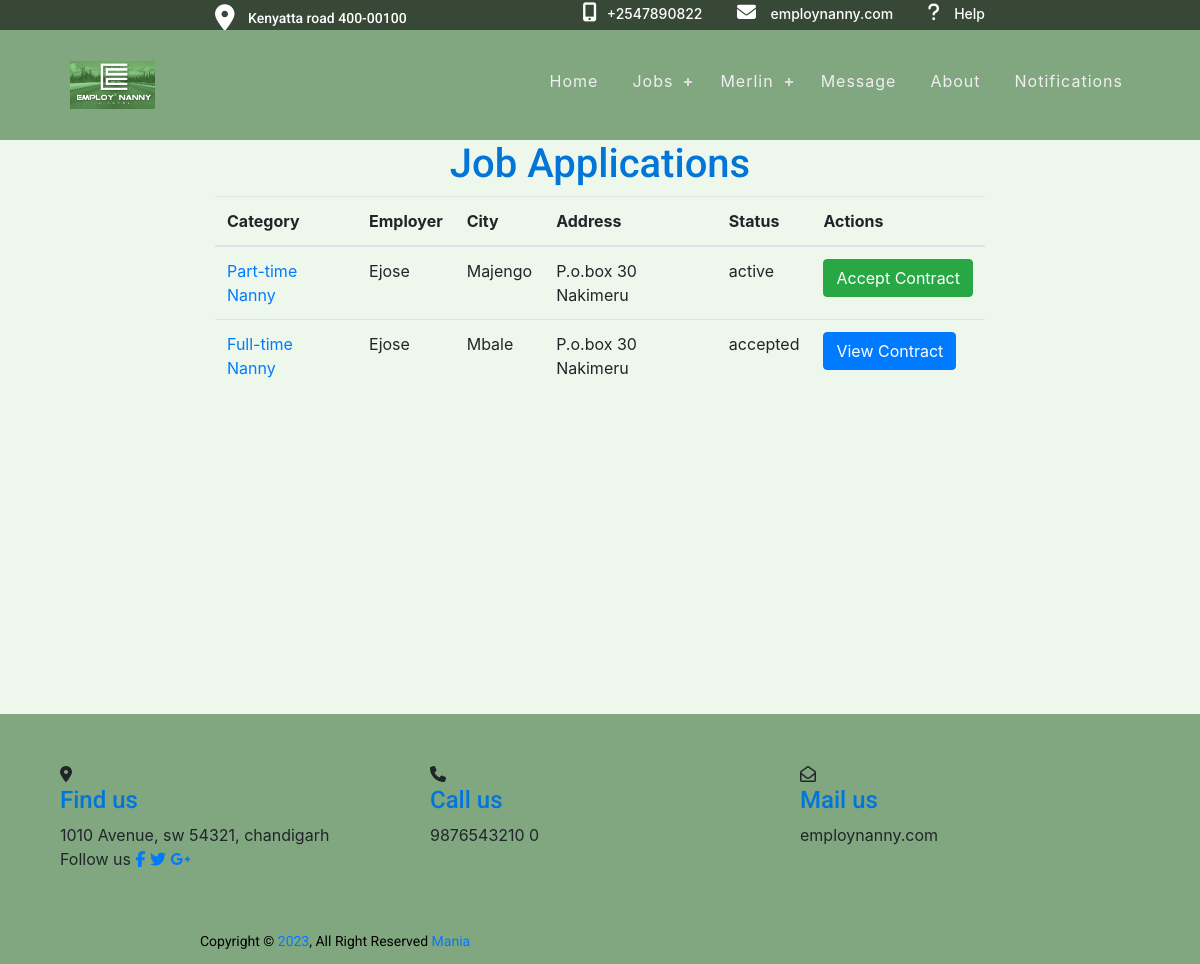
Page /job_application_status (signed in) on the earlier database version.
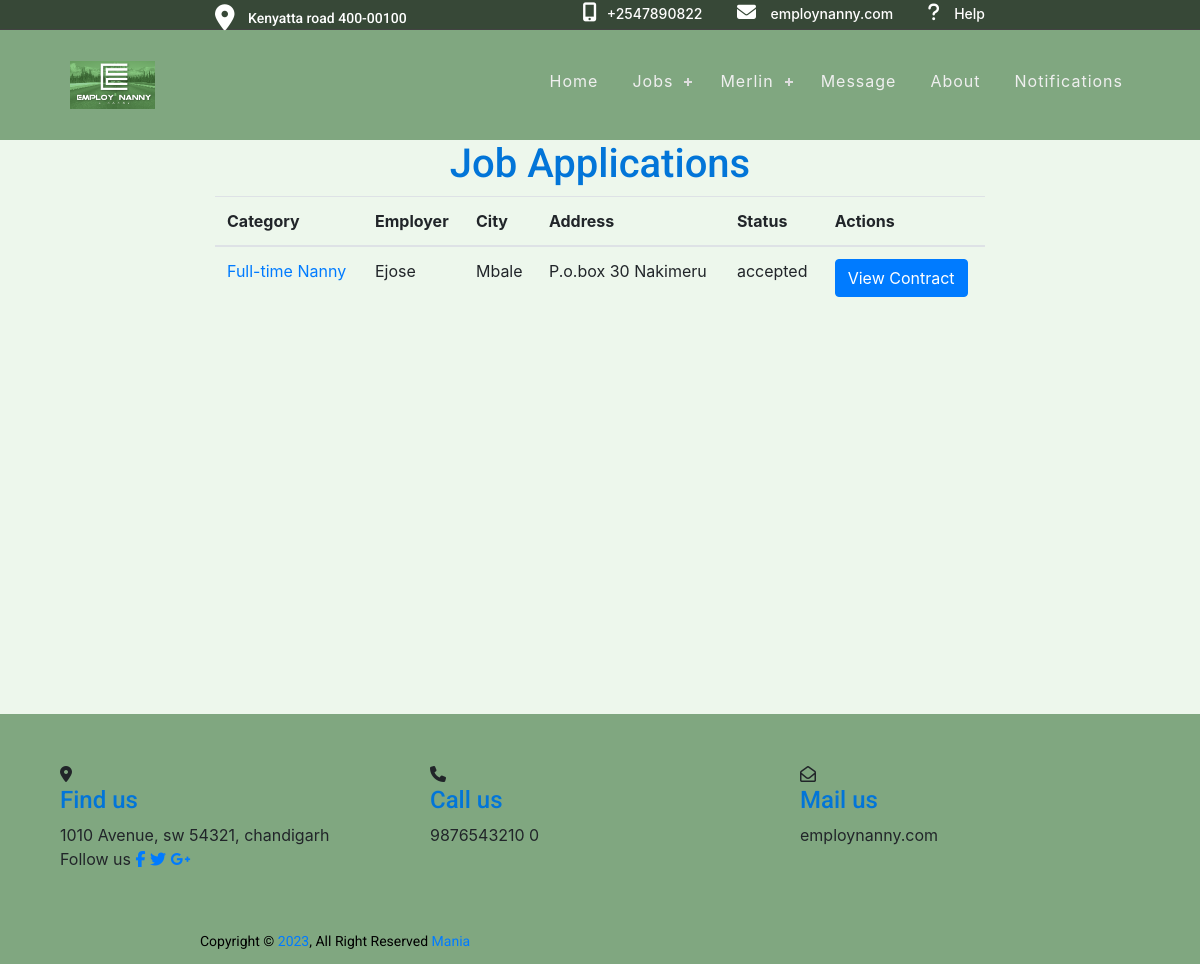
Same page on the later database version.
### jobapp/models.py (models this page shows, shortened)
class JobApplication(models.Model):
    job = models.ForeignKey(jobModel, on_delete=models.CASCADE)
    nanny = models.ForeignKey(NannyDetails, on_delete=models.CASCADE)
    status = models.CharField(
        max_length=20, choices=JOB_STATUS, default='pending')
    notes = models.TextField(blank=True)

class jobModel(models.Model):
    employer = models.ForeignKey(User, on_delete=models.CASCADE)
    category = models.CharField(max_length=100, choices=CATEGORIES)
    city = models.CharField(max_length=100)
    addresss = models.CharField(max_length=100)
    salary = models.CharField(max_length=100)
    language = models.CharField(max_length=100)
    nanny_age = models.CharField(max_length=100, choices=AGE_GROUP_CHOICES)
    hours_per_day = models.IntegerField(default=2)
    start_date = models.DateField()
    years_of_experience = models.IntegerField(default=0)
    duration = models.CharField(max_length=100, choices=CONTRACT_DURATION)
    date_posted = models.DateTimeField(auto_now_add=True)
    job_description = models.TextField(blank=True)
    days_off = models.CharField(
        max_length=100, choices=DAYS_OFF_CHOICES, default='Every weekend')
    leave_available = models.BooleanField(choices=LEAVE_CHOICES, default=False)
    vacation_days_per_year = models.CharField(
        max_length=100, choices=VACATION_CHOICES, default='Two weeks')

### jobapp/views.py (the view)
# urls.py: path("job_application_status", views.application_status,
@ login_required
def application_status(request):
    try:
        nanny = request.user.nannydetails
    except NannyDetails.DoesNotExist:
        return redirect('nannyDetails')
    job_applications = JobApplication.objects.filter(nanny=nanny)
    context = {"job_applications": job_applications}
    for job_application in job_applications:
        contract = None
        try:
            contract = ContractModel.objects.get(
                job=job_application.job, nanny=nanny)
        except ContractModel.DoesNotExist:
            pass
        job_application.contract = contract
        context["contract"] = contract
    return render(request, 'jobapp/application_status.html', context)

### jobapp/templatetags/jobapp_tags.py (called while the page is built)
@register.filter(name='has_group')
def has_group(user, group_name):
    return user.groups.filter(name=group_name).exists()

### jobapp/templates/jobapp/application_status.html (shortened to what this page needs)
{% extends 'jobapp/base.html' %}
{% block content %}
<div class="container status-height">
  <h1>Job Applications</h1>
  {% if job_applications %}
    <table class="table">
      <thead>
        <tr>
          <th>Category</th>
          <th>Employer</th>
          <th>City</th>
          <th>Address</th>
          <th>Status</th>
          <th>Actions</th>
        </tr>
      </thead>
      <tbody>
        {% for job_application in job_applications %}
          <tr>
            <td><a href="{% url 'job_detail' job_id=job_application.job.id %}">{{ job_application.job.category }}</a></td>
            <td>{{ job_application.job.employer.username }}</td>
            <td>{{ job_application.job.city }}</td>
            <td>{{ job_application.job.addresss }}</td>
            <td>{{ job_application.status }}</td>
            <td>
              {% if job_application.contract %}
{% if job_application.status in 'terminated,canceled,rejected' %}
              <a href="{% url 'delete_job_application' job_application_id=job_application.id %}" class="btn btn-danger">Delete</a>
                {% elif job_application.status == 'active' %}
                  <a href="{% url 'accept_contract' contract_id=job_application.contract.id %}" class="btn btn-success">Accept Contract</a>
                                  {% elif job_application.status == 'accepted' %}
                  <a href="{% url 'view_contract' contract_id=job_application.contract.id %}" class="btn btn-primary">View Contract</a>
                {% endif %}
              {% endif %}
            </td>
          </tr>
        {% endfor %}
      </tbody>
    </table>
  {% else %}
    <p>You haven't applied for any jobs yet.</p>
  {% endif %}
</div>
{% endblock content %}

### jobapp/templates/jobapp/base.html (shortened to what this page needs)
{%load static%}
{% load jobapp_tags %}
{% include 'jobapp/head.html'%}
<link rel="stylesheet" href="{%static 'css/base.css'%}"/>
<link rel="stylesheet" href="{% static 'css/registration.css' %}"/>
<link rel="stylesheet" href="{% static 'css/header.css' %}"/>
<link rel="stylesheet" href="{% static 'css/home.css' %}"/>
<link rel="stylesheet" href="{% static 'css/base.css' %}"/>
<link rel="stylesheet" href="{% static 'css/nannyDetails.css' %}"/>
<link rel="stylesheet" href="{% static 'css/chat.css' %}"/>
<link rel="stylesheet" href="{% static 'css/loading.css' %}">
<link rel="stylesheet" href="{% static 'css/aboutus.css' %}">
<link rel="stylesheet" href="{% static 'css/nanny.css' %}">
<link rel="stylesheet" href="{% static 'css/reviews.css' %}">
<link rel="stylesheet" href="{% static 'css/jobs.css' %}">
<link rel="stylesheet" href="{% static 'css/payment_home.css'%}">
</head>
<body>
   {% include 'jobapp/header.html'%}
   {% block content%} {% endblock content%}
   {% include 'jobapp/footer.html'%}
</body>
</html>

### jobapp/templates/jobapp/head.html (shortened to what this page needs)
<!DOCTYPE html>
<html lang="en">
<head>
    <link rel="stylesheet" href="https://maxcdn.bootstrapcdn.com/bootstrap/4.1.3/css/bootstrap.min.css">
    <link rel="stylesheet" href="https://cdnjs.cloudflare.com/ajax/libs/font-awesome/5.15.3/css/all.min.css" />
<link href="https://cdn.jsdelivr.net/npm/bootstrap-icons@1.3.0/font/bootstrap-icons.css" rel="stylesheet">
<link rel="stylesheet" href="https://use.fontawesome.com/releases/v5.6.3/css/all.css">
<link rel="stylesheet" href="path/to/font-awesome/css/font-awesome.min.css">

### jobapp/templates/jobapp/header.html (shortened to what this page needs)
{% load static %}
{%load jobapp_tags%}
<header>
  <div class="header-top hidden-xs">
    <div class="container">
      <div class="row">
        <div class="col-md-5 col-sm-12 right_info">
          <p><i class="fa fa-map-marker"></i> Kenyatta road 400-00100</p>
        </div>
        <div class="col-md-7 col-sm-12 left_info">
          <ul>
            <li><i class="fa fa-mobile-alt"></i><a href="0740743521">+2547890822</a></li>
            <li>
              <i class="fa fa-envelope" aria-hidden="true"></i>
              <a href="home">employnanny.com</a>
            </li>
<i class="fa fa-question" aria-hidden="true"></i>
              <a href="{% url 'help' %}">Help</a>
          </ul>
        </div>
      </div>
    </div>
  </div>
  <div class="header-main">
    <div class="head_container">
      <nav id="cssmenu">
        <div class="logo">
          <a href="{% url 'home' %}">
            <img class="logo3" src="{% static 'images/logo.png' %}" alt="P" />
          </a>
        </div>
        <ul>
          <li class=""><a href="{% url 'home' %}">Home</a></li>
          <li>
  <a href="#">Jobs</a>
</li>
           <li>
            <a href="#" class="username">
              {% if user.is_authenticated %}
                {{ user.username }}
              {% else %}
                Account
              {% endif %}
            </a>
          </li>
          {% if user.is_authenticated%}
          <li><a href="{% url 'chat_list' %}" >Message</a></li>
          {% endif %}
               <li><a href="{%url 'about_us'%}">About</a></li>
<li><a href="{% url 'notification_list' %}" >Notifications</a></li>
        </ul>
      </nav>
    </div>
  </div>
</header>

### jobapp/templates/jobapp/footer.html (shortened to what this page needs)
{%load static%}
<footer class="footer-section mt-4" style="background: rgb(128, 167, 128)">
  <div class="head_container">
    <div class="footer-cta pt-5 pb-5">
      <div class="row">
        <div class="col-xl-4 col-md-4 mb-30">
          <div class="single-cta">
            <i class="fas fa-map-marker-alt"></i>
            <div class="cta-text">
              <h4>Find us</h4>
              <span>1010 Avenue, sw 54321, chandigarh</span>
            </div>
          </div>
        </div>
        <div class="col-xl-4 col-md-4 mb-30">
          <div class="single-cta">
            <i class="fas fa-phone"></i>
            <div class="cta-text">
              <h4>Call us</h4>
              <span>9876543210 0</span>
            </div>
          </div>
        </div>
        <div class="col-xl-4 col-md-4 mb-30">
          <div class="single-cta">
            <i class="far fa-envelope-open"></i>
            <div class="cta-text">
              <h4>Mail us</h4>
              <span>employnanny.com</span>
            </div>
          </div>
        </div>
          <div class="col-xl-4 col-md-4 mb-30">
          <div class="footer-social-icon">
              <span>Follow us</span>
              <a href="#"><i class="fab fa-facebook-f facebook-bg"></i></a>
              <a href="#"><i class="fab fa-twitter twitter-bg"></i></a>
              <a href="#"><i class="fab fa-google-plus-g google-bg"></i></a>
            </div>
        </div>
      </div>
    </div>
  </div>
<div class="copyright-area">
  <div class="container">
    <div class="row">
          <p class="text-center">
            Copyright &copy; <a href="{% url 'dashboard'%}">2023</a>, All Right Reserved
            <a href="https://techmaniacc.netlify.app/" style="text-decoration: none;">Mania</a>
          </p>
    </div>
  </div>
</div>
</footer>

### static/css/base.css (style rules this page uses)
.status-height { min-height: 550px; }
p { color: black; font-family: 'Roboto', sans-serif; }
:root { --background-color: #ffffff; --text-color: #000000; }

### static/css/registration.css (style rules this page uses)
::placeholder { color: #969fa4; }
p { text-align: center; font-size: 14px; color: #090a09; margin: 12px 0; }
h1 { text-align: center; font-weight: 500; color: #636363; text-align: 31px; }

### static/css/header.css (style rules this page uses)
h1, h2, h3, h4, h5 { color: #0275d8; font-family: 'Roboto', sans-serif; }
a, a:hover, a:focus, a:active { text-decoration: none; outline: none; }
body { background-color: rgb(237, 247, 236); }
header { background: rgb(128, 167, 128); }
.head_container { width: 90%; margin: 0 auto; }
ul { margin: 0; padding: 0; list-style: none; }
header { position: relative; width: 100%; background: rgb(128, 167, 128); z-index: 99; }
.header-top { padding: 1px 0px 1px 0px; background: rgba(0, 0, 0, 0.57); }
.left_info ul li { display: inline-block; margin-right: 30px; }
.left_info a { color: #fffefe; font-size: 14px; font-weight: 500; }
.left_info i.fa { font-size: 19px; color: #fff; padding-right: 10px; }
.right_info p { color: #fff; font-size: 14px; font-weight: 500; line-height: 20px; margin: 0; }
.left_info { text-align: right; }
.right_info i.fa { font-size: 26px; margin-right: 10px; position: relative; bottom: -4px; }
.header-main { padding: 21px 0; border-top: 1px solid #424242; }
nav#cssmenu ul { float: right; margin-top: 13px; }
.logo { position: relative; z-index: 123; padding: 10px; font: 18px verdana; color: #6ddb07; float: left; }
.logo img { max-width: 170px; }
.logo a { color: #6ddb07; }
#cssmenu, #cssmenu ul, #cssmenu ul li, #cssmenu ul li a, #cssmenu #head-mobile { border: 0; list-style: none; line-height: 1; display: block; position: relative; -webkit-box-sizing: border-box; -moz-box-sizing: border-box; box-sizing: border-box; }
#cssmenu:after, #cssmenu > ul:after { content: "."; display: block; clear: both; visibility: hidden; line-height: 0; height: 0; }
#cssmenu > ul > li { float: left; }
#cssmenu > ul > li > a { padding: 9px 17px; font-size: 16px; letter-spacing: 1px; text-decoration: none; color: #efefef; }
#cssmenu > ul > li.has-sub > a { padding-right: 30px; }
#cssmenu > ul > li.has-sub > a:after { position: absolute; top: 17px; right: 11px; width: 8px; height: 2px; display: block; background: #ddd; content: ""; }
#cssmenu > ul > li.has-sub > a:before { position: absolute; top: 14px; right: 14px; display: block; width: 2px; height: 8px; background: #ddd; content: ""; -webkit-transition: all 0.25s ease; -ms-transition: all 0.25s ease; transition: all 0.25s ease; }
.username { text-transform: capitalize; }

### static/css/home.css (style rules this page uses)
img { width: 100%; }
.logo3 { height: 50%; width: 50%; }

### static/css/nannyDetails.css (style rules this page uses)
.container { margin-right: auto; margin-left: auto; max-width: 800px; }
.row { display: flex; flex-wrap: wrap; }

### static/css/aboutus.css (style rules this page uses)
p { text-align: justify; color: black }

### static/css/jobs.css (style rules this page uses)
.status-height { min-height: 550px; }

Differences in the rows shown:
removed JobApplication: job.category "Part-time Nanny", job.employer.username "Ejose", job.city "Majengo", job.addresss "P.o.box 30 Nakimeru", status "active", shows "Accept Contract"
